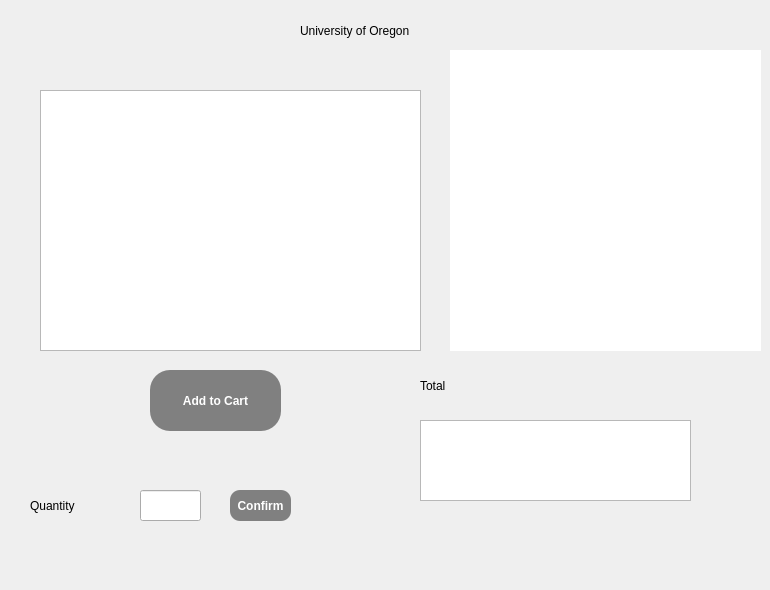
   <widget class="QWidget" name="page_13">
    <widget class="QLabel" name="label_totaloregon_2">
     <property name="geometry">
      <rect>
       <x>420</x>
       <y>370</y>
       <width>71</width>
       <height>31</height>
      </rect>
     </property>
     <property name="text">
      <string>Total</string>
     </property>
    </widget>
    <widget class="QPushButton" name="pushButton_selectPurchase_oregon_2">
     <property name="geometry">
      <rect>
       <x>150</x>
       <y>370</y>
       <width>131</width>
       <height>61</height>
      </rect>
     </property>
     <property name="styleSheet">
      <string notr="true">QPushButton {
	background-color: gray;
	border-style: inset;
	color: white;
	font-weight: bold;
	border-radius: 20px;
}

QPushButton:hover {
	background-color: lightgray;
	color: black;	
}</string>
     </property>
     <property name="text">
      <string>Add to Cart</string>
     </property>
    </widget>
    <widget class="QTableWidget" name="tableWidget_totaloregon_2">
     <property name="geometry">
      <rect>
       <x>420</x>
       <y>420</y>
       <width>271</width>
       <height>81</height>
      </rect>
     </property>
    </widget>
    <widget class="QGraphicsView" name="oregon_view_2">
     <property name="geometry">
      <rect>
       <x>450</x>
       <y>50</y>
       <width>311</width>
       <height>301</height>
      </rect>
     </property>
     <property name="styleSheet">
      <string notr="true">QGraphicsView {
	background-image: url('res/oregon_logo.png');
    background-repeat: no-repeat;
    background-position: center center;
	border-style: groove;
	border-radius: 40px;
}</string>
     </property>
    </widget>
    <widget class="QPushButton" name="next_12">
     <property name="geometry">
      <rect>
       <x>700</x>
       <y>520</y>
       <width>61</width>
       <height>61</height>
      </rect>
     </property>
     <property name="styleSheet">
      <string notr="true">QPushButton {
	background-image: url('res/nxt.png');
    background-repeat: no-repeat;
    background-position: center center;
	border-style: inset;
	border-radius: 30px;
}</string>
     </property>
     <property name="text">
      <string/>
     </property>
    </widget>
    <widget class="QLabel" name="oregon_title_2">
     <property name="geometry">
      <rect>
       <x>300</x>
       <y>0</y>
       <width>251</width>
       <height>61</height>
      </rect>
     </property>
     <property name="text">
      <string>University of Oregon</string>
     </property>
    </widget>
    <widget class="QTableWidget" name="tableWidget_oregon">
     <property name="geometry">
      <rect>
       <x>40</x>
       <y>90</y>
       <width>381</width>
       <height>261</height>
      </rect>
     </property>
     <property name="editTriggers">
      <set>QAbstractItemView::NoEditTriggers</set>
     </property>
    </widget>
    <widget class="QLineEdit" name="lineEdit_quantity_Oregon">
     <property name="geometry">
      <rect>
       <x>140</x>
       <y>490</y>
       <width>61</width>
       <height>31</height>
      </rect>
     </property>
    </widget>
    <widget class="QPushButton" name="pushButton_quantityOregon">
     <property name="geometry">
      <rect>
       <x>230</x>
       <y>490</y>
       <width>61</width>
       <height>31</height>
      </rect>
     </property>
     <property name="styleSheet">
      <string notr="true">QPushButton {
	background-color: gray;
	border-style: inset;
	color: white;
	font-weight: bold;
	border-radius: 10px;
}

QPushButton:hover {
	background-color: lightgray;
	color: black;	
}</string>
     </property>
     <property name="text">
      <string>Confirm</string>
     </property>
    </widget>
    <widget class="QLabel" name="label_QOregon">
     <property name="geometry">
      <rect>
       <x>30</x>
       <y>490</y>
       <width>91</width>
       <height>31</height>
      </rect>
     </property>
     <property name="text">
      <string>Quantity</string>
     </property>
    </widget>
   </widget>
